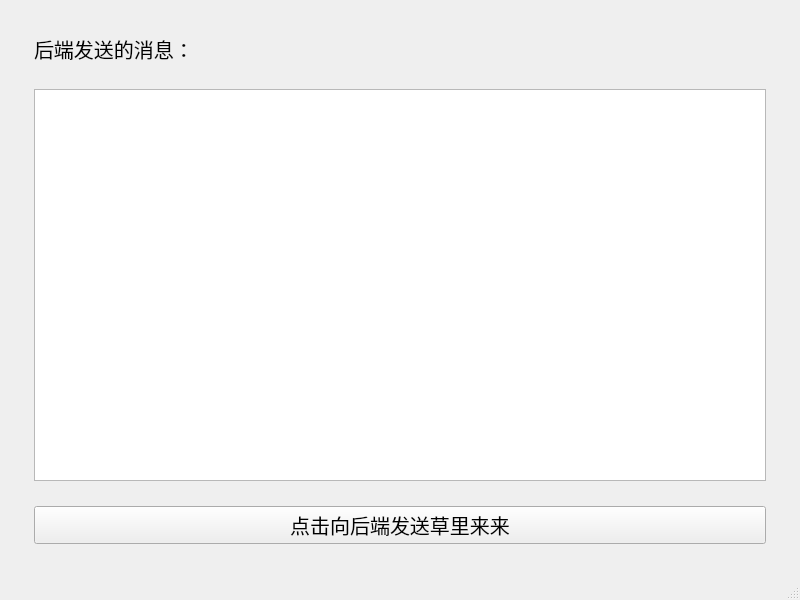
<?xml version="1.0" encoding="UTF-8"?>
<ui version="4.0">
 <class>MainWindow</class>
 <widget class="QMainWindow" name="MainWindow">
  <property name="geometry">
   <rect>
    <x>0</x>
    <y>0</y>
    <width>800</width>
    <height>600</height>
   </rect>
  </property>
  <property name="windowTitle">
   <string>MainWindow</string>
  </property>
  <widget class="QWidget" name="centralwidget">
   <layout class="QGridLayout" name="gridLayout_2">
    <item row="0" column="0">
     <layout class="QGridLayout" name="gridLayout">
      <property name="leftMargin">
       <number>25</number>
      </property>
      <property name="topMargin">
       <number>25</number>
      </property>
      <property name="rightMargin">
       <number>25</number>
      </property>
      <property name="bottomMargin">
       <number>25</number>
      </property>
      <property name="spacing">
       <number>25</number>
      </property>
      <item row="0" column="0">
       <widget class="QLabel" name="label">
        <property name="font">
         <font>
          <pointsize>15</pointsize>
         </font>
        </property>
        <property name="text">
         <string>后端发送的消息：</string>
        </property>
       </widget>
      </item>
      <item row="2" column="0">
       <widget class="QPushButton" name="sendCLLL">
        <property name="font">
         <font>
          <pointsize>15</pointsize>
         </font>
        </property>
        <property name="text">
         <string>点击向后端发送草里来来</string>
        </property>
       </widget>
      </item>
      <item row="1" column="0">
       <widget class="QPlainTextEdit" name="msgDisplay">
        <property name="readOnly">
         <bool>true</bool>
        </property>
       </widget>
      </item>
     </layout>
    </item>
   </layout>
  </widget>
  <widget class="QMenuBar" name="menubar">
   <property name="geometry">
    <rect>
     <x>0</x>
     <y>0</y>
     <width>800</width>
     <height>23</height>
    </rect>
   </property>
  </widget>
  <widget class="QStatusBar" name="statusbar"/>
 </widget>
 <resources/>
 <connections/>
</ui>
